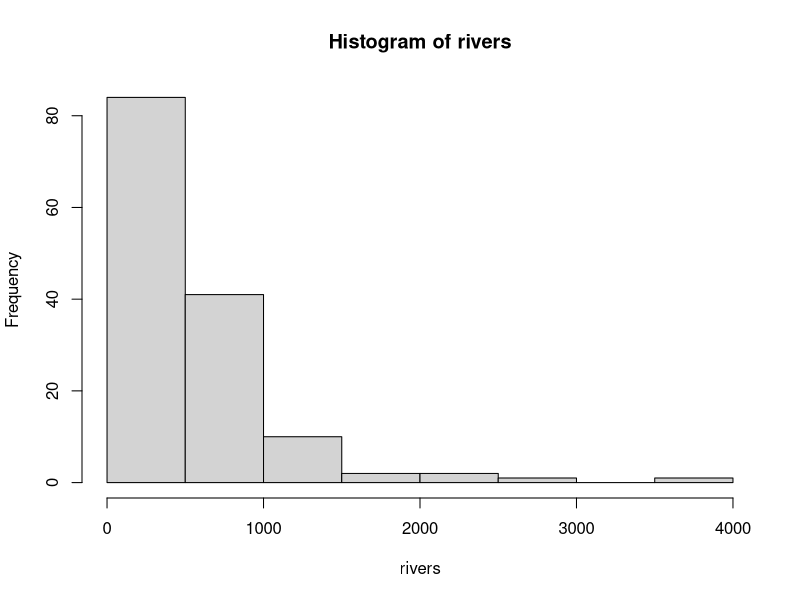
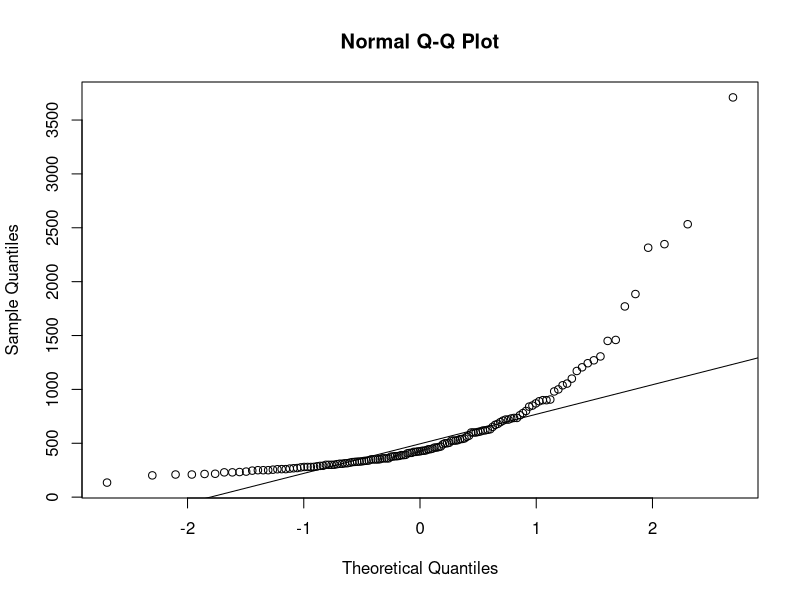

These figures' R source, in order: (Note: this script raises an error after producing the figures.)
hist(rivers)	# distribution doesn't look normal
qqnorm(rivers)	# does not fall in straight line, so probability isn't normal
qqline(rivers)	# adds straight line to confirm qqnorm

hist(Exam1)	# suggets data is normally distributed
qqnorm(Exam1)	# appears straight line relationship
qqline(Exam1)	# confirmed straight line distribution